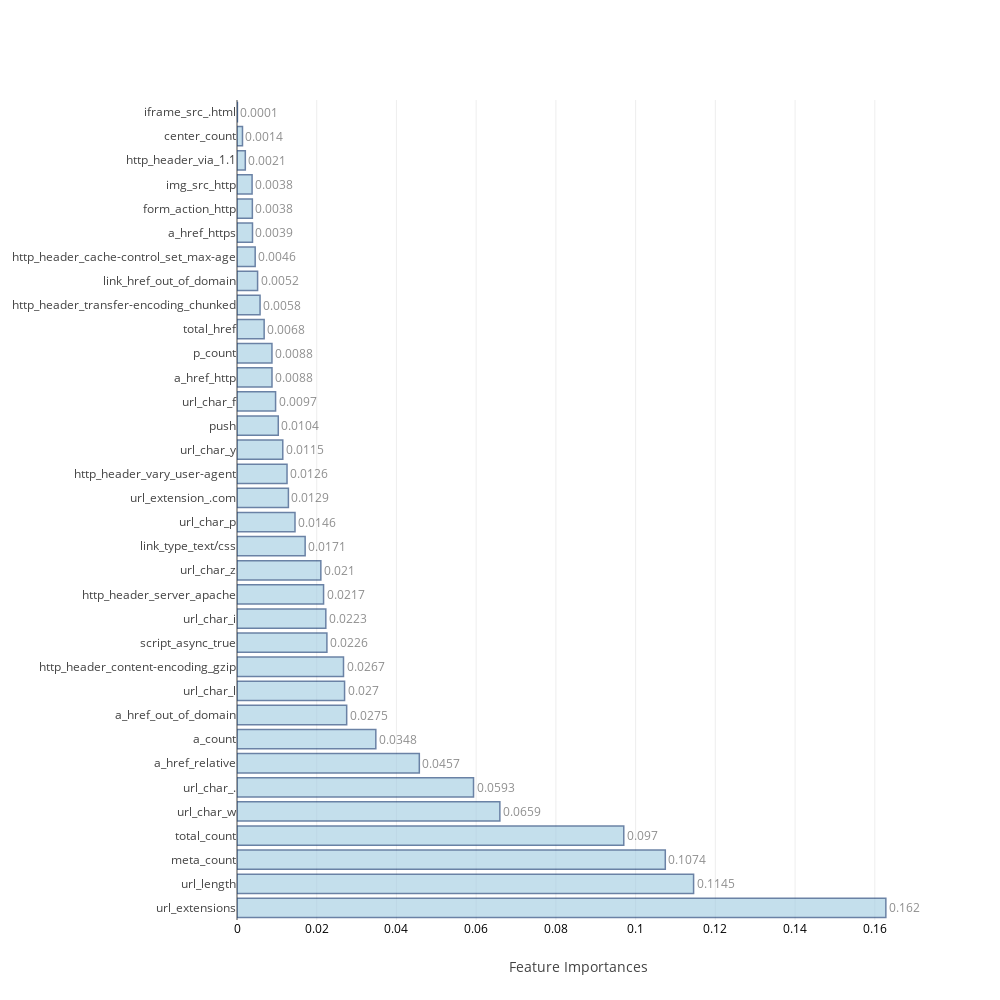
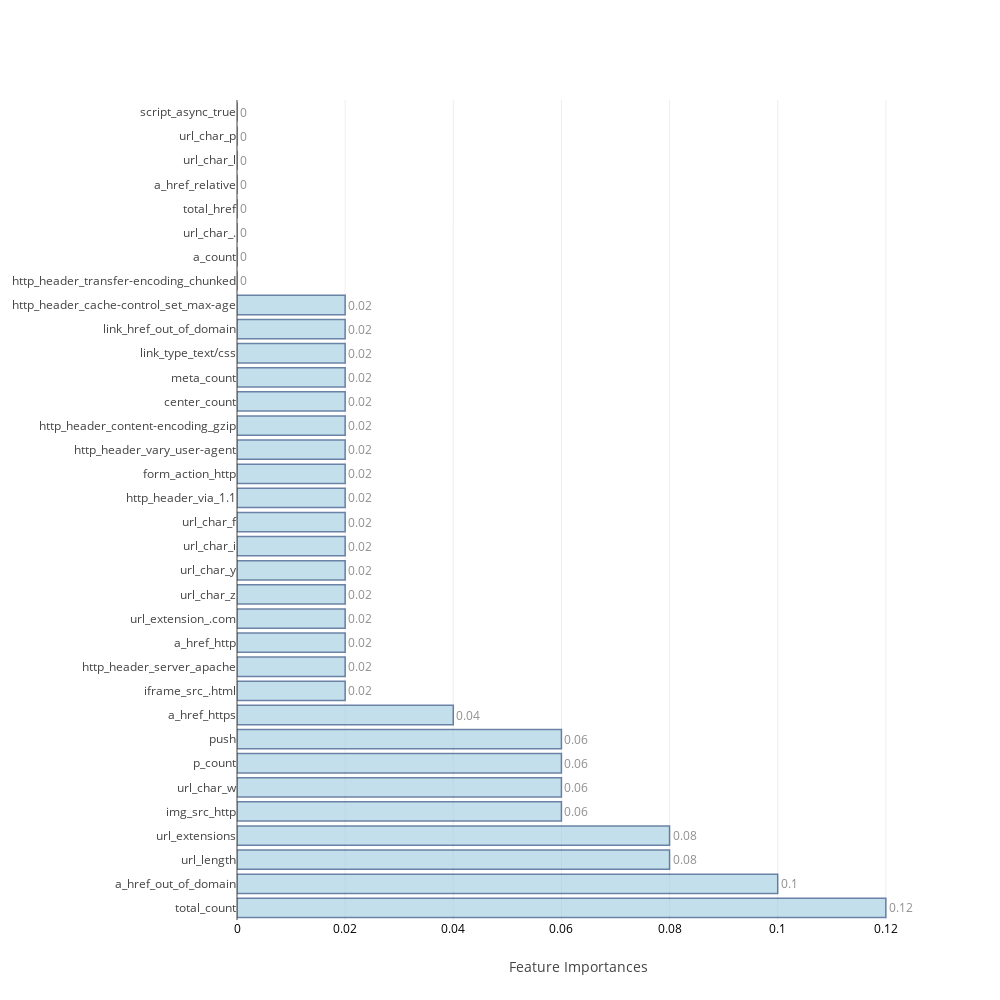
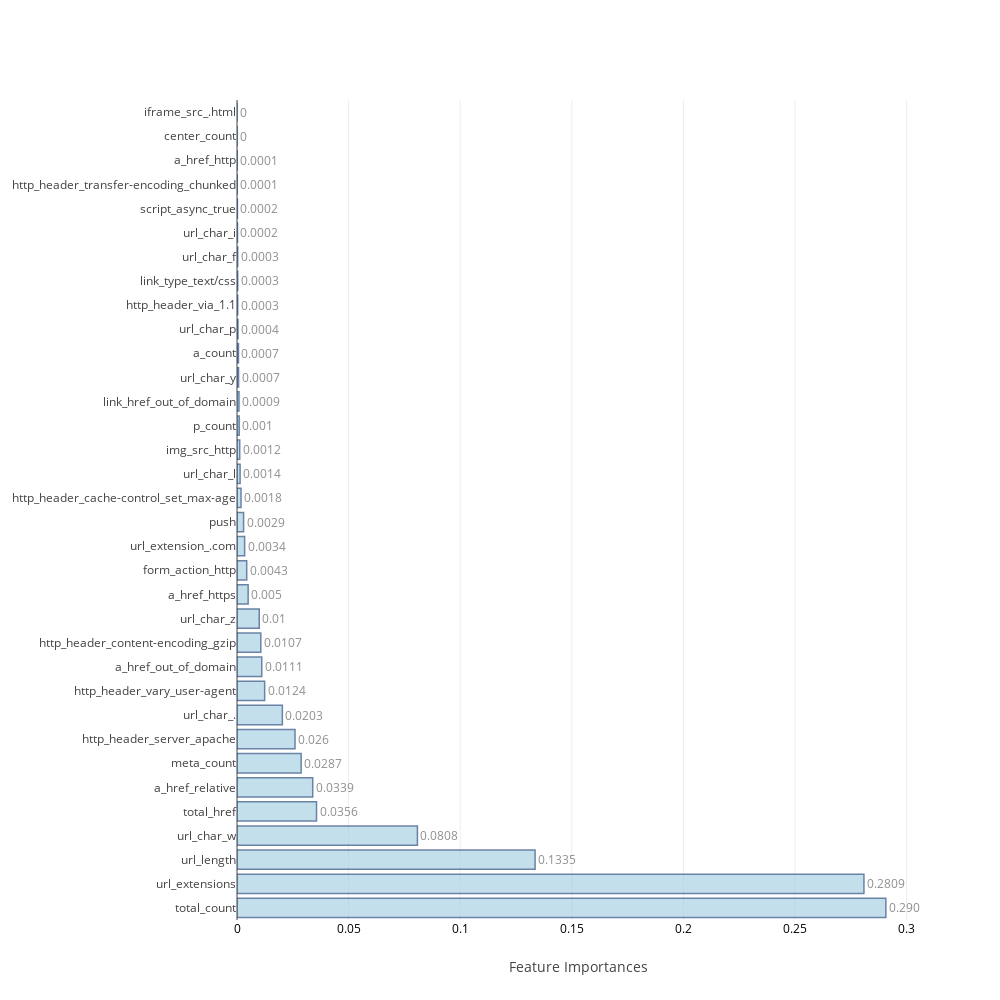
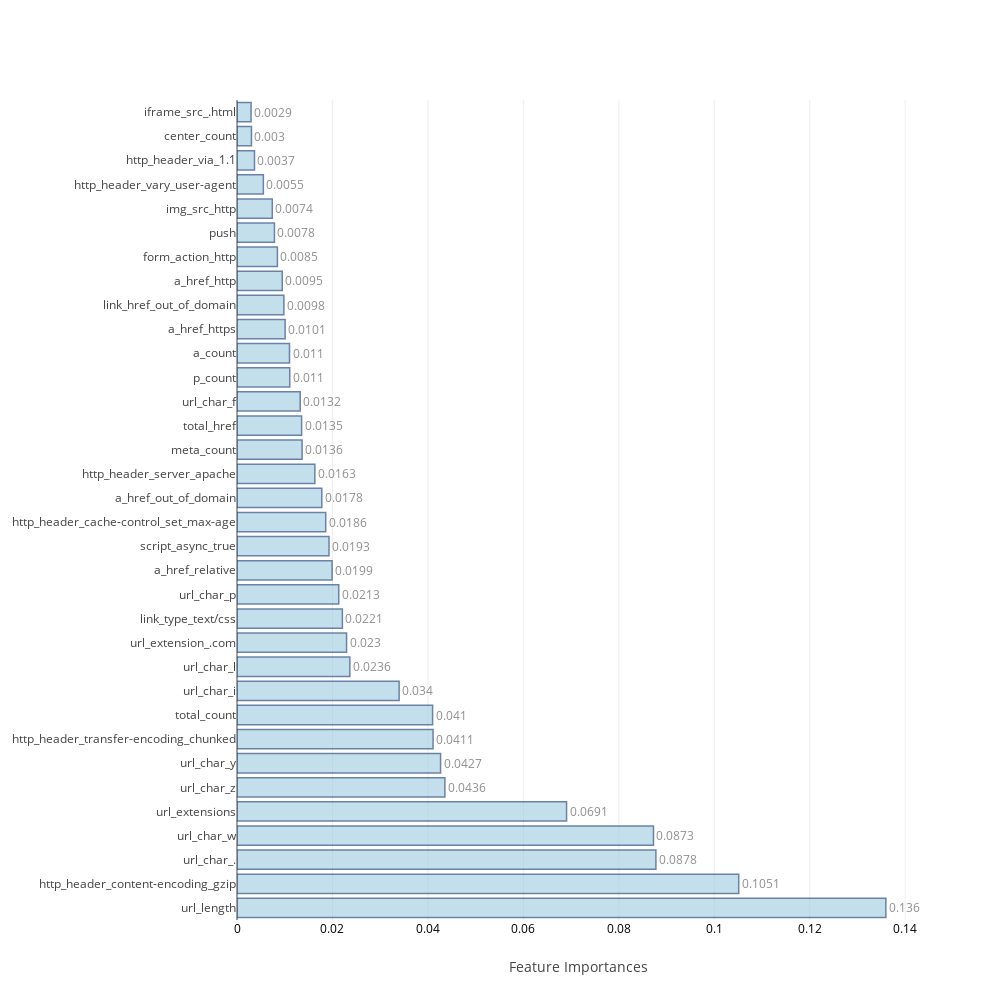

Notebook source saved alongside these figures, in order:
### Markdown cell above
### <a id='1' style="text-decoration : none; color : #000000;"> 1. Initial Models</a>

### Code cell
df_sel=df[columns].copy(deep=True)

train=df_sel.iloc[:27428,:]
train_X=train.iloc[:,train.columns!='Target'].values
train_Y=train.Target.values

scaler=StandardScaler()
scaled_X_train=scaler.fit_transform(train_X)

test=df_sel.iloc[27428:,:]
test_X=test.iloc[:,test.columns!='Target'].values
test_Y=test.Target.values
scaled_X_test=scaler.transform(test_X)
columns.remove('Target')

ind_columns=['KNeighborsClassifier','RandomForestClassifier','AdaBoostClassifier',
             'GradientBoostingClassifier','ExtraTreeClassifier','XGB','BaggingClassifier','Neural Network-1']

f=[KNN_model,RandomForest,AdaBoost,GradientBoosting, ExtraTree,XGB,Bagging,DeepLearning1]

## Table to store training and test measures
table_80_50_train=pd.DataFrame(columns=['accuracy','TP','TN','FP','FN','FPR','FNR'])
table_80_50_test=pd.DataFrame(columns=['accuracy','TP','TN','FP','FN','FPR','FNR','auc','MCC','Precision','Recall'])

feat_imp=[None]*5
j=0
for i in range(0,8):
    if i>=1 and i<=5:
        model,cm_train,cm_test,acc_train,acc_test,roc_auc,feat_imp[j],mcc,prec,rec=f[i](scaled_X_train,train_Y,scaled_X_test,test_Y,columns)
        j=j+1
    else:
        model,cm_train,cm_test,acc_train,acc_test,roc_auc,mcc,prec,rec=f[i](scaled_X_train,train_Y,scaled_X_test,test_Y)
    table_80_50_train.loc[i]=   ([acc_train,cm_train.TP,cm_train.TN,cm_train.FP,cm_train.FN,cm_train.FPR,cm_train.FNR])
    table_80_50_test.loc[i] =   ([acc_test ,cm_test.TP, cm_test.TN, cm_test.FP, cm_test.FN, cm_test.FPR, cm_test.FNR,roc_auc,mcc,prec,rec])
    print("\n")

### Figure 1 — Plotly figure (JSON) as saved in the notebook; plotly's stock layout.template omitted (floating-point values rounded to 4 significant figures)
{"data": [{"marker": {"color": "rgb(158,202,225)", "line": {"color": "rgb(8,48,107)", "width": 1.5}}, "opacity": 0.6, "orientation": "h", "text": [0.1628, 0.1145, 0.1074, 0.097, 0.0659, 0.0593, 0.0457, 0.0348, 0.0275, 0.027, 0.0267, 0.0226, 0.0223, 0.0217, 0.021, 0.0171, 0.0146, 0.0129, 0.0126, 0.0115, 0.0104, 0.0097, 0.0088, 0.0088, 0.0068, 0.0058, 0.0052, 0.0046, 0.0039, 0.0038, 0.0038, 0.0021, 0.0014, 0.0001], "textposition": "outside", "type": "bar", "uid": "b3629e0a-2ef4-4fb9-9f82-bd07cc236b7c", "x": [0.1628, 0.1145, 0.1074, 0.09703, 0.06594, 0.05934, 0.04574, 0.03483, 0.02752, 0.02699, 0.02672, 0.02255, 0.02228, 0.02172, 0.02103, 0.0171, 0.01455, 0.01289, 0.01255, 0.01148, 0.01036, 0.009678, 0.008777, 0.008768, 0.006811, 0.005785, 0.005167, 0.004562, 0.003887, 0.00385, 0.003787, 0.002084, 0.001376, 0.000107], "y": ["url_extensions", "url_length", "meta_count", "total_count", "url_char_w", "url_char_.", "a_href_relative", "a_count", "a_href_out_of_domain", "url_char_l", "http_header_content-encoding_gzip", "script_async_true", "url_char_i", "http_header_server_apache", "url_char_z", "link_type_text/css", "url_char_p", "url_extension_.com", "http_header_vary_user-agent", "url_char_y", "push", "url_char_f", "a_href_http", "p_count", "total_href", "http_header_transfer-encoding_chunked", "link_href_out_of_domain", "http_header_cache-control_set_max-age", "a_href_https", "form_action_http", "img_src_http", "http_header_via_1.1", "center_count", "iframe_src_.html"]}], "layout": {"autosize": false, "height": 1000, "width": 1000, "xaxis": {"tickfont": {"color": "black", "size": 12}, "title": "Feature Importances"}, "yaxis": {"automargin": true}}}

### Figure 2 — Plotly figure (JSON) as saved in the notebook; plotly's stock layout.template omitted (floating-point values rounded to 4 significant figures)
{"data": [{"marker": {"color": "rgb(158,202,225)", "line": {"color": "rgb(8,48,107)", "width": 1.5}}, "opacity": 0.6, "orientation": "h", "text": [0.12, 0.1, 0.08, 0.08, 0.06, 0.06, 0.06, 0.06, 0.04, 0.02, 0.02, 0.02, 0.02, 0.02, 0.02, 0.02, 0.02, 0.02, 0.02, 0.02, 0.02, 0.02, 0.02, 0.02, 0.02, 0.02, 0, 0, 0, 0, 0, 0, 0, 0], "textposition": "outside", "type": "bar", "uid": "3c0a1f55-0074-4a58-b41b-7ea70816e16d", "x": [0.12, 0.1, 0.08, 0.08, 0.06, 0.06, 0.06, 0.06, 0.04, 0.02, 0.02, 0.02, 0.02, 0.02, 0.02, 0.02, 0.02, 0.02, 0.02, 0.02, 0.02, 0.02, 0.02, 0.02, 0.02, 0.02, 0, 0, 0, 0, 0, 0, 0, 0], "y": ["total_count", "a_href_out_of_domain", "url_length", "url_extensions", "img_src_http", "url_char_w", "p_count", "push", "a_href_https", "iframe_src_.html", "http_header_server_apache", "a_href_http", "url_extension_.com", "url_char_z", "url_char_y", "url_char_i", "url_char_f", "http_header_via_1.1", "form_action_http", "http_header_vary_user-agent", "http_header_content-encoding_gzip", "center_count", "meta_count", "link_type_text/css", "link_href_out_of_domain", "http_header_cache-control_set_max-age", "http_header_transfer-encoding_chunked", "a_count", "url_char_.", "total_href", "a_href_relative", "url_char_l", "url_char_p", "script_async_true"]}], "layout": {"autosize": false, "height": 1000, "width": 1000, "xaxis": {"tickfont": {"color": "black", "size": 12}, "title": "Feature Importances"}, "yaxis": {"automargin": true}}}

### Figure 3 — Plotly figure (JSON) as saved in the notebook; plotly's stock layout.template omitted (floating-point values rounded to 4 significant figures)
{"data": [{"marker": {"color": "rgb(158,202,225)", "line": {"color": "rgb(8,48,107)", "width": 1.5}}, "opacity": 0.6, "orientation": "h", "text": [0.2907, 0.2809, 0.1335, 0.0808, 0.0356, 0.0339, 0.0287, 0.026, 0.0203, 0.0124, 0.0111, 0.0107, 0.01, 0.005, 0.0043, 0.0034, 0.0029, 0.0018, 0.0014, 0.0012, 0.001, 0.0009, 0.0007, 0.0007, 0.0004, 0.0003, 0.0003, 0.0003, 0.0002, 0.0002, 0.0001, 0.0001, 0, 0], "textposition": "outside", "type": "bar", "uid": "e3c5e0d2-34b2-4308-b14f-0702bc468ff8", "x": [0.2907, 0.2809, 0.1335, 0.08083, 0.03562, 0.03393, 0.02874, 0.02599, 0.02032, 0.01239, 0.0111, 0.01066, 0.009959, 0.004997, 0.004345, 0.003417, 0.002949, 0.0018, 0.001388, 0.001218, 0.000982, 0.0008848, 0.0007007, 0.0006569, 0.0004402, 0.0003182, 0.0003176, 0.0003136, 0.0002151, 0.0001779, 8.84e-05, 8.555e-05, 2.154e-05, 0], "y": ["total_count", "url_extensions", "url_length", "url_char_w", "total_href", "a_href_relative", "meta_count", "http_header_server_apache", "url_char_.", "http_header_vary_user-agent", "a_href_out_of_domain", "http_header_content-encoding_gzip", "url_char_z", "a_href_https", "form_action_http", "url_extension_.com", "push", "http_header_cache-control_set_max-age", "url_char_l", "img_src_http", "p_count", "link_href_out_of_domain", "url_char_y", "a_count", "url_char_p", "http_header_via_1.1", "link_type_text/css", "url_char_f", "url_char_i", "script_async_true", "http_header_transfer-encoding_chunked", "a_href_http", "center_count", "iframe_src_.html"]}], "layout": {"autosize": false, "height": 1000, "width": 1000, "xaxis": {"tickfont": {"color": "black", "size": 12}, "title": "Feature Importances"}, "yaxis": {"automargin": true}}}

### Figure 4 — Plotly figure (JSON) as saved in the notebook; plotly's stock layout.template omitted (floating-point values rounded to 4 significant figures)
{"data": [{"marker": {"color": "rgb(158,202,225)", "line": {"color": "rgb(8,48,107)", "width": 1.5}}, "opacity": 0.6, "orientation": "h", "text": [0.136, 0.1051, 0.0878, 0.0873, 0.0691, 0.0436, 0.0427, 0.0411, 0.041, 0.034, 0.0236, 0.023, 0.0221, 0.0213, 0.0199, 0.0193, 0.0186, 0.0178, 0.0163, 0.0136, 0.0135, 0.0132, 0.011, 0.011, 0.0101, 0.0098, 0.0095, 0.0085, 0.0078, 0.0074, 0.0055, 0.0037, 0.003, 0.0029], "textposition": "outside", "type": "bar", "uid": "1d4cf922-20ba-42c5-aaf8-cd672e23dde5", "x": [0.136, 0.1051, 0.08777, 0.08727, 0.06905, 0.04356, 0.04265, 0.04108, 0.04098, 0.03397, 0.02365, 0.02295, 0.02208, 0.02132, 0.01992, 0.01928, 0.01859, 0.01777, 0.01631, 0.01363, 0.01354, 0.01325, 0.01105, 0.011, 0.01009, 0.009827, 0.009478, 0.008466, 0.007844, 0.00739, 0.005523, 0.003665, 0.003029, 0.002947], "y": ["url_length", "http_header_content-encoding_gzip", "url_char_.", "url_char_w", "url_extensions", "url_char_z", "url_char_y", "http_header_transfer-encoding_chunked", "total_count", "url_char_i", "url_char_l", "url_extension_.com", "link_type_text/css", "url_char_p", "a_href_relative", "script_async_true", "http_header_cache-control_set_max-age", "a_href_out_of_domain", "http_header_server_apache", "meta_count", "total_href", "url_char_f", "p_count", "a_count", "a_href_https", "link_href_out_of_domain", "a_href_http", "form_action_http", "push", "img_src_http", "http_header_vary_user-agent", "http_header_via_1.1", "center_count", "iframe_src_.html"]}], "layout": {"autosize": false, "height": 1000, "width": 1000, "xaxis": {"tickfont": {"color": "black", "size": 12}, "title": "Feature Importances"}, "yaxis": {"automargin": true}}}
